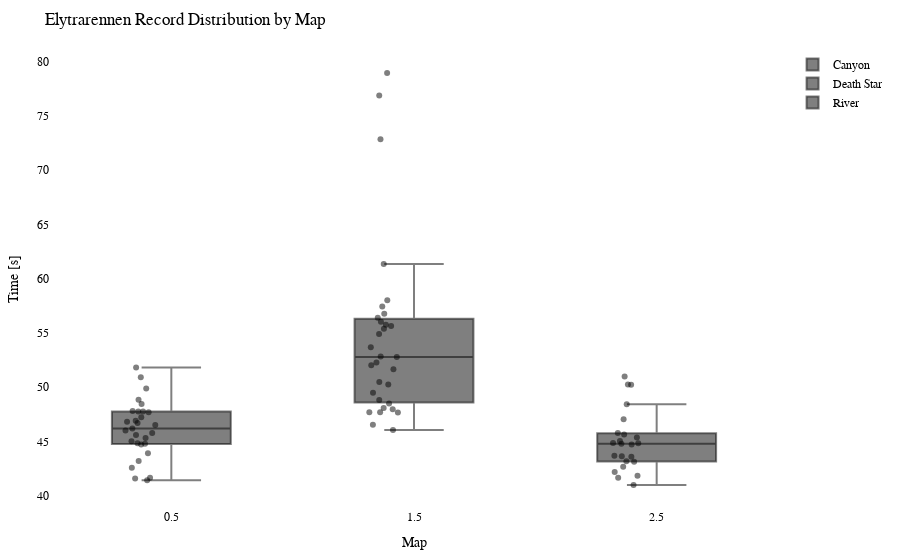

Notebook cell for this chart:
### Code cell
import plotly.graph_objects as go
import plotly.io as pio

df = getRecordsDataframe(minigame="Elytrarennen")

# Calculate the offset for centering the data points
num_columns = len(df.columns)
offset = 0.5

# Create a Swarm plot using Plotly
fig = go.Figure()

for i, column in enumerate(df.columns):
    x_values = [i + offset] * len(df[column])  # Adjust x-values with offset for horizontal centering
    fig.add_trace(go.Box(x=x_values,
                         y=df[column],
                         name=column,
                         boxpoints='all',
                         pointpos=-0.5,  # Adjust point position to prevent overlapping
                         marker=dict(color='rgba(0,0,0,0.5)', size=6),  # Adjust marker color and size
                         hovertext=df.index,
                         hoverinfo='text+y'))

fig.update_layout(title="Elytrarennen Record Distribution by Map",
                  xaxis=dict(title="Map"),
                  yaxis=dict(title="Time [s]"),
                  showlegend=True,
                  font=dict(family="Arial", size=12, color="black"),  # Customize font
                  plot_bgcolor="white",  # Set background color
                  margin=dict(l=50, r=50, t=50, b=50),  # Adjust margins for better layout
                  )

pio.show(fig)

pio.write_html(fig, "out/elytr_swarm_plot.html")

### Figure 1 — Plotly figure (JSON) as saved in the notebook; plotly's stock layout.template omitted (floating-point values rounded to 4 significant figures; data arrays with more than 128 entries replaced by an {"elided": "..."} marker saying what was removed)
{"data": [{"boxpoints": "all", "hoverinfo": "text+y", "hovertext": {"elided": "173 str values"}, "marker": {"color": "rgba(0,0,0,0.5)", "size": 6}, "name": "Canyon", "pointpos": -0.5, "type": "box", "x": {"elided": "173 float values"}, "y": {"elided": "173 float values"}}, {"boxpoints": "all", "hoverinfo": "text+y", "hovertext": {"elided": "173 str values"}, "marker": {"color": "rgba(0,0,0,0.5)", "size": 6}, "name": "Death Star", "pointpos": -0.5, "type": "box", "x": {"elided": "173 float values"}, "y": {"elided": "173 float values"}}, {"boxpoints": "all", "hoverinfo": "text+y", "hovertext": {"elided": "173 str values"}, "marker": {"color": "rgba(0,0,0,0.5)", "size": 6}, "name": "River", "pointpos": -0.5, "type": "box", "x": {"elided": "173 float values"}, "y": {"elided": "173 float values"}}], "layout": {"font": {"color": "black", "family": "Arial", "size": 12}, "margin": {"b": 50, "l": 50, "r": 50, "t": 50}, "plot_bgcolor": "white", "showlegend": true, "title": {"text": "Elytrarennen Record Distribution by Map"}, "xaxis": {"title": {"text": "Map"}}, "yaxis": {"title": {"text": "Time [s]"}}}}
